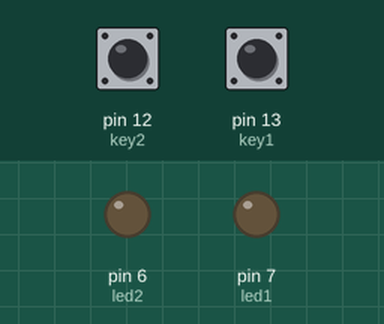
Recording of a sketch running on a simulated Arduino Uno, built with avr-gcc and run on an emulated ATmega328P. On the bench: output pins drawn as LEDs (lit = HIGH). Dashed ring = blinking. Inputs (shaded band) come from the test bench; at power-on: pin 12 (key2) LOW, pin 13 (key1) LOW.

Above: at 1.2 s.
1.3 s: pin 12 (key2) pulled HIGH for 1 s
At 1.55 s:
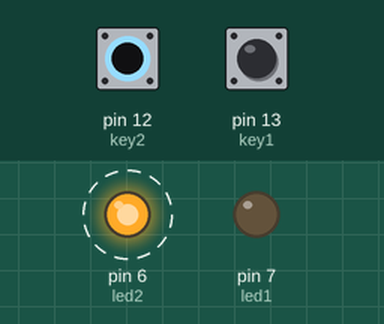
4.3 s: pin 13 (key1) pulled HIGH for 3.2 s
At 4.55 s:
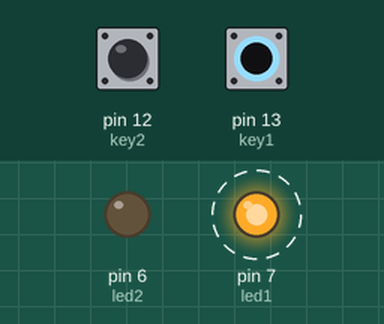
9.0 s: pin 12 (key2) pulled HIGH for 3.2 s
At 12.8 s:
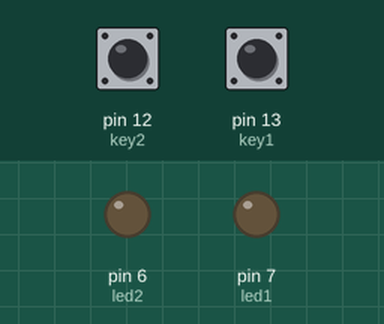
13.7 s: pin 12 (key2) driven HIGH and pin 13 (key1) driven HIGH
At 13.95 s:
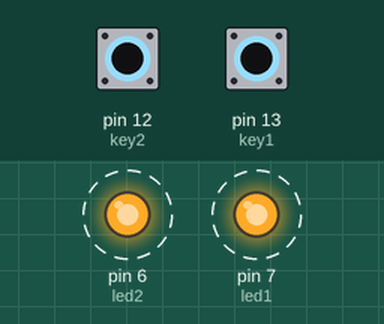
16.7 s: pin 12 (key2) driven LOW
At 16.95 s:
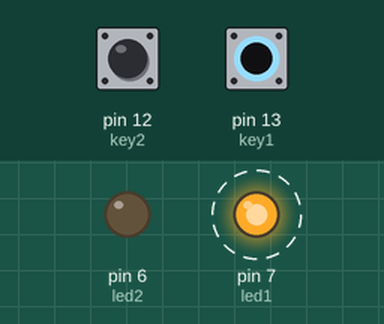
19.7 s: pin 13 (key1) driven LOW
At 19.7 s:
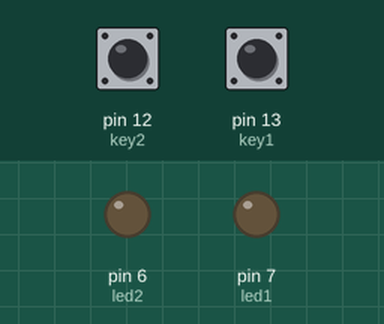
Timing chart, 0 to 22.2 s (numbered marks = the images above; inputs shaded):
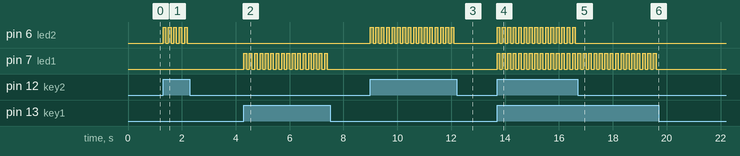

The sketch:

key_led_status.ino
```cpp
int led1 = 7;
int led2 = 6;

int key1 = 13;
int key2 = 12;

int key1_status = LOW; // KEY1 상태
int key2_status = LOW; // KEY2 상태

void setup()
{
  pinMode(led1, OUTPUT);
  pinMode(led2, OUTPUT);

  pinMode(key1, INPUT);
  pinMode(key2, INPUT);

  digitalWrite(led1, LOW);
  digitalWrite(led2, LOW);
}

void loop()
{
  if( digitalRead(key1) == HIGH && key1_status == LOW)
  {
    digitalWrite(led1, HIGH);
    key1_status = HIGH;
  }
  else if( key1_status == HIGH )
  {
    digitalWrite(led1, LOW);
    key1_status = LOW;
  }

  if( digitalRead(key2) == HIGH && key2_status == LOW)
  {
    digitalWrite(led2, HIGH);
    key2_status = HIGH;
  }
  else if( key2_status == HIGH )
  {
    digitalWrite(led2, LOW);
    key2_status = LOW;
  }

  delay(100);
}
```

Measured:
- after the input at 1.3 s, pin 6 (led2): alternates HIGH for 0.10 s and LOW for 0.10 s, 10 changes in all, then stays LOW, starting at once
- after the input at 4.3 s, pin 7 (led1): alternates HIGH for 0.10 s and LOW for 0.10 s, 32 changes in all, then stays LOW, starting at once
- after the input at 9.0 s, pin 6 (led2): alternates HIGH for 0.10 s and LOW for 0.10 s, 32 changes in all, then stays LOW, starting at once
- after the input at 13.7 s, pin 6 (led2), pin 7 (led1): alternates HIGH for 0.10 s and LOW for 0.10 s, starting at once
- after the input at 16.7 s, pin 6 (led2): stops changing and stays LOW
- after the input at 19.7 s, pin 7 (led1): stops changing and stays LOW
